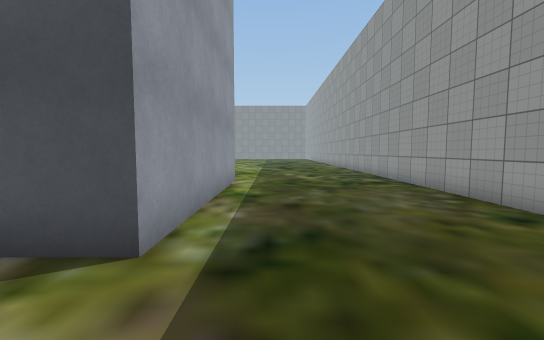
view 1 (above)

18 first-person views from a walk through a scene from a Unity 3-D project. The camera is 1.2 m above the floor, tilts 4° down and sees 90° across. The floor is counted in squares, 1 m on a side. Each view is taken from the middle of a square. On the plan, view 1 faces up. The plan holds only what a view shows up to about 13 squares ahead; the rest is blank. The place goes on beyond the plan. The player character is not drawn. Some surface patterns are stand-ins.

view 2
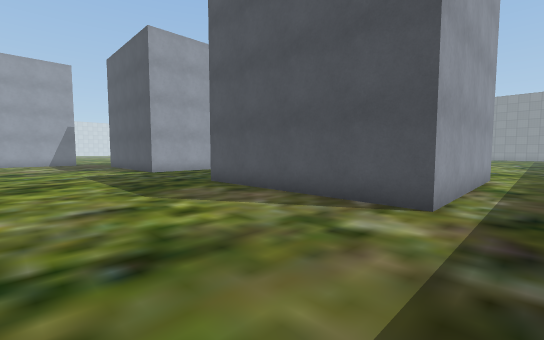

view 3
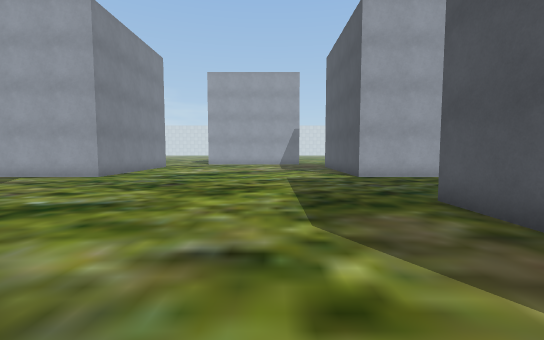

view 4
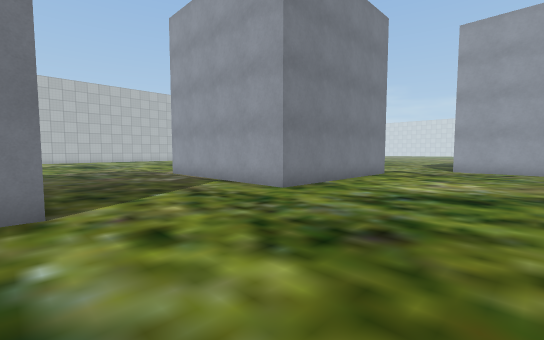

view 5
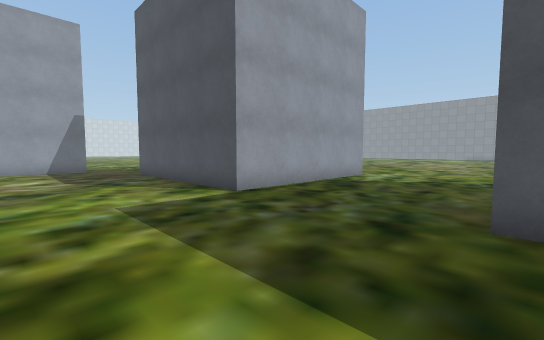

view 6
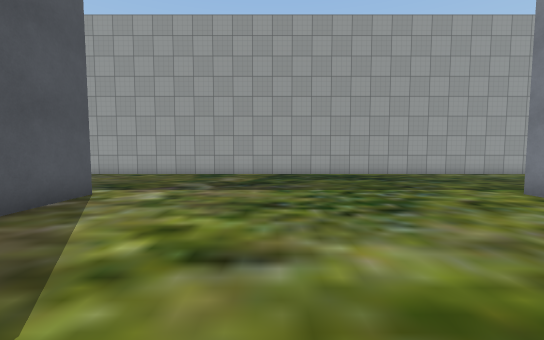

view 7
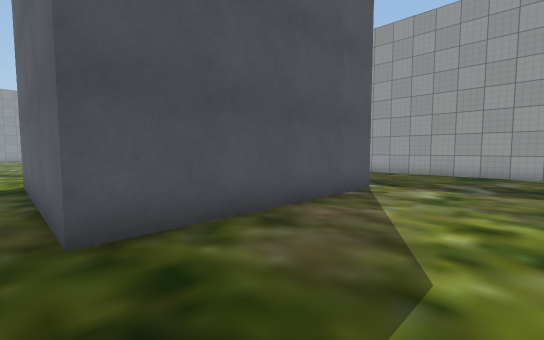

view 8
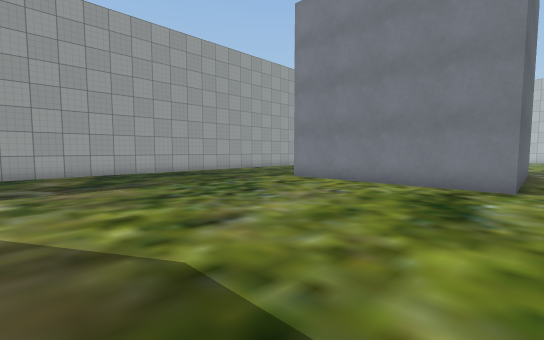

view 9
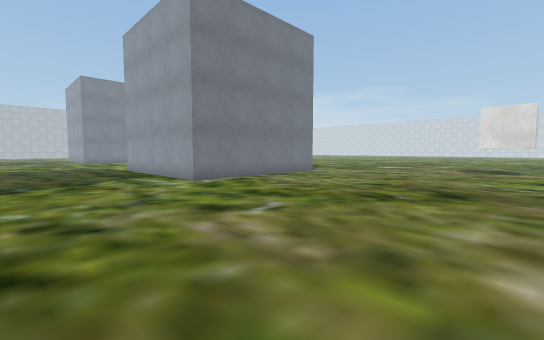

view 10
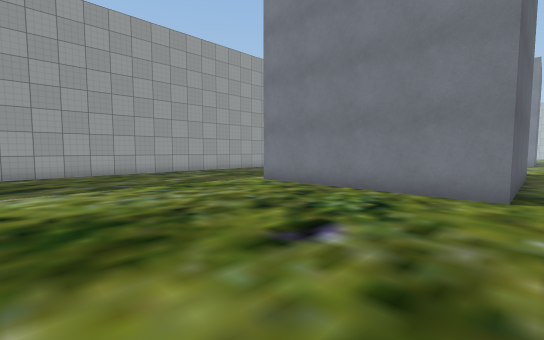

view 11
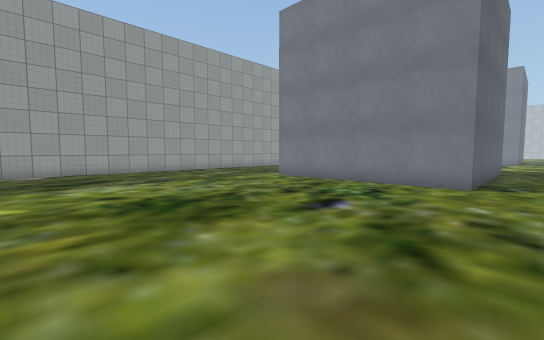

view 12
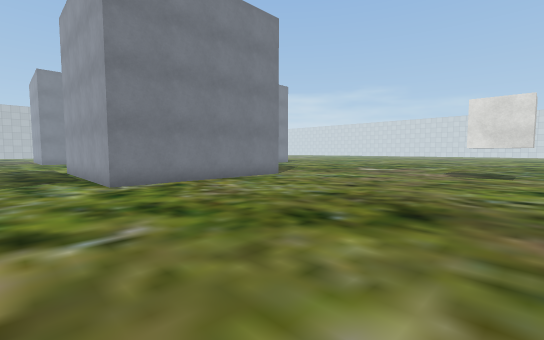

view 13
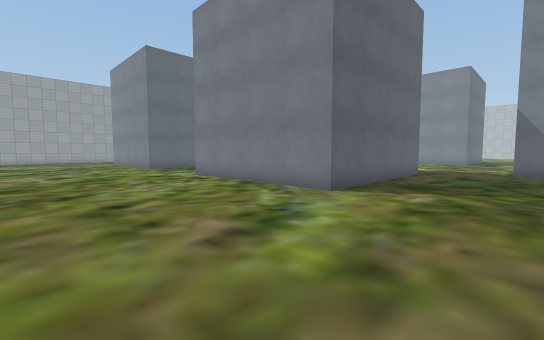

view 14
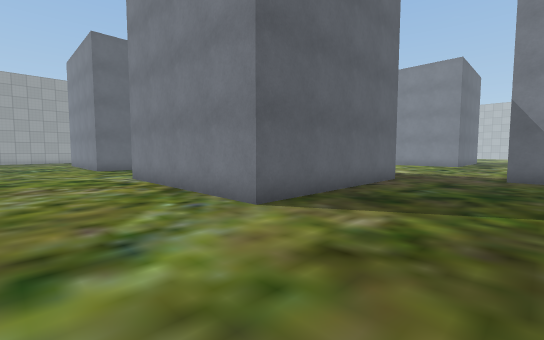

view 15
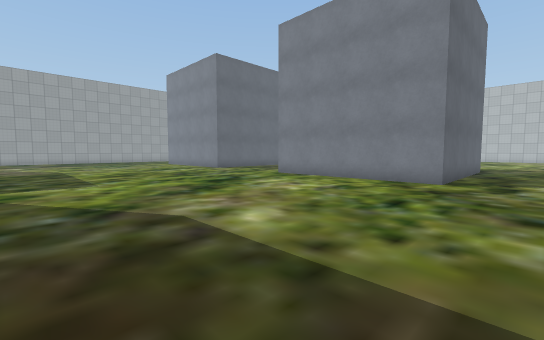

view 16
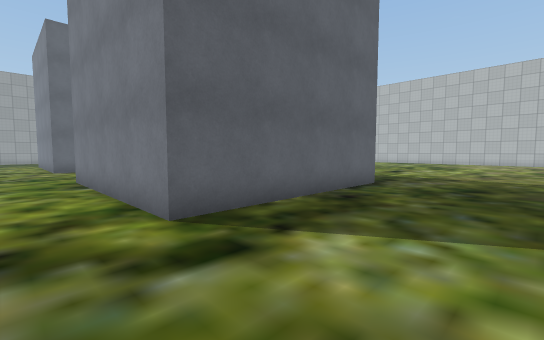

view 17
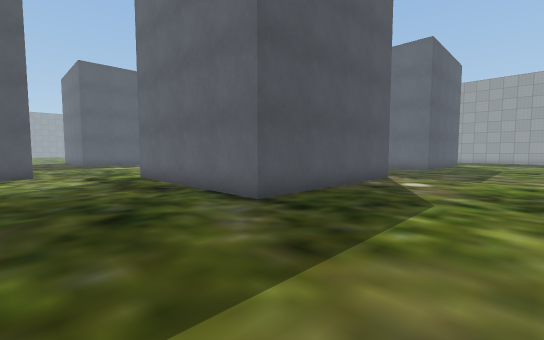

view 18
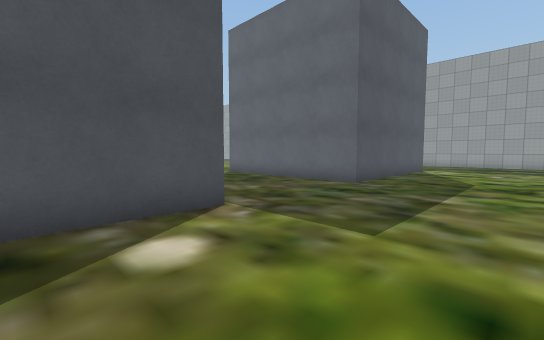

### Floor plan
Key: @ floor where view 1 was taken; # wall or solid block; . floor; O other object.
Columns run from 28 left of view 1 to 5 right of it. Each row starts with its distance up from view 1.
 21 OO...............................#
 20  O...............................#
 19  O...............................#
 18 .................................#
 17  ................................#
 16 .................................#
 15 .................................
 14 ................................
 13 .................................#
 12 .................................#
 11 .....OOOOOOOO......OOOOOOOO......#
 10 .....O      O......O      O......#
  9 .....O      O......O      O......#
  8 .....O      O......O      O......#
  7 .....O      O......O      O......#
  6 .....O      O......O      O......#
  5 .....O      O......O      O......#
  4 .....O      O......O      O......
  3 .....OOOOOOOO......OOOOOOOO......
  2 .................................#
  1 OO...............................#
  0   ..........................@....#
 -1  O...............................#
 -2  O...............................#
 -3  O...............................
 -4  O...............................
 -5   ...............................
 -6 OO...............................
 -7 .................................
 -8 .................................
 -9 .....OOOOOOOO......OOOOOOOO......
-10 .....O      O......O       ......
-11 .....O      O......O        .....
-12 .....O      O......O          ...
-13 .....O      O......O           ..
-14 .....O      O......O
-15 .....O      O......O
-16 .....O       ......O
-17 .....OOOOOOOO......OOOOO
-18 ........................
-19 .........................
-20 ..........................
-21 ...........................
-22 ...........................

Positions as (right, up) in squares from view 1, and headings:
1: (0, 0), facing up
2: (0, -3), facing up-left
3: (-3, -1), facing left
4: (-9, -3), facing down-left
5: (-9, -2), facing up-left
6: (-9, -2), facing right
7: (-10, -1), facing up-right
8: (-10, 1), facing down-right
9: (-10, 21), facing down-left
10: (-10, 19), facing down-right
11: (-11, 21), facing down-right
12: (-13, 21), facing down-left
13: (-28, 18), facing down-right
14: (-28, 15), facing down-right
15: (-26, 2), facing down-right
16: (-28, -7), facing down-right
17: (-28, -22), facing up-right
18: (-19, -22), facing up-right
